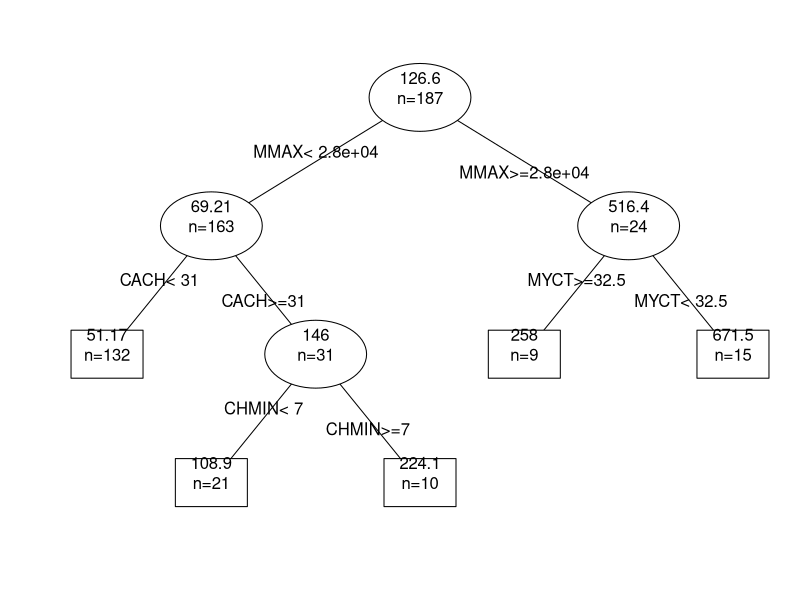
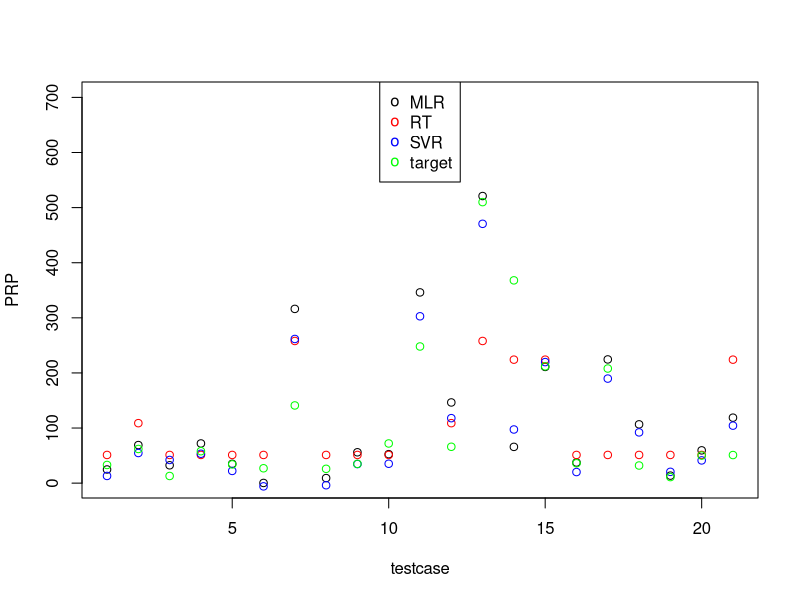

Write R code to recreate these figures, in order.
#load data
trainData = read.csv("Machine2.csv", header = TRUE)
testData = read.csv("Machinetest.csv", header = TRUE)

#load rpart
library(rpart)
library('kernlab')


#seperate X and Y in train and test data
trainData_x = trainData[,-1];
trainData_y = trainData[,1];

testData_x = testData[,-1];
testData_y = testData[,1];

#calcMSE method
calcMSE = function(predictedY,target) {
	error = predictedY-target
	return(mean(error^2))
}

#calcMAE method
calcMAE = function(predictedY,target) {
	error = abs(predictedY-target)
	return(mean(error))
}

#calcRsq method
calcRsq = function(predictedY,target) {
	errsq = (predictedY-target)^2
	meansq = (target-mean(target))^2
	
	frac = sum(errsq)/sum(meansq)
	print(sum(errsq))
	print(sum(meansq))
	rsq = 1-frac

	return(rsq)
}
#set random seed for doing cross validation
set.seed(100)

#create regression tree with cv=5
myTree <- rpart(PRP	~ MYCT+MMIN+MMAX+CACH+CHMIN+CHMAX, data =trainData, control = rpart.control(xval = 5))


#prune tree by choosing CP with min error
cpIndex <- myTree$cptable[which.min(myTree$cptable[,"xerror"]),"CP"]
myPrunedTree <- prune(myTree,cpIndex)

#print text version of tree
#print(myTree)

#print summary
#print(summary(myTree))

#plot tree
#plot(myTree)
#text(myTree,use.n=T)



#plot tree
png("RT.png")
par(xpd = TRUE)
plot(myPrunedTree,compress=T,branch=0,uniform=T)
text(myPrunedTree,use.n=T,fancy=T,all=T)
dev.off()




#testing pruned tree
ptTrainOut = predict(myPrunedTree,newdata=trainData);
ptMSE = calcMSE(ptTrainOut,trainData_y);
ptMAE = calcMAE(ptTrainOut,trainData_y);

ptCP = printcp(myPrunedTree)
ptCP.rsq <- 1-ptCP[,c(3,4)] 

#testing pruned tree test data
ptTestOut = predict(myPrunedTree,newdata=testData);
ptTestMSE = calcMSE(ptTestOut,testData_y);
ptTestMAE = calcMAE(ptTestOut,testData_y);

ptTestCP = printcp(myPrunedTree)
ptTestCP.rsq <- 1-ptTestCP[,c(3,4)] 

#SVR

mySvr =  ksvm(PRP	~ MYCT+MMIN+MMAX+CACH+CHMIN+CHMAX,data=trainData,scaled=TRUE,type="nu-svr",kernel="vanilladot", kpar="automatic", class.weights=NULL,cache=100,cross=5);
svrTrainOut = predict(mySvr,newdata=trainData,type="response");

svrMSE = calcMSE(svrTrainOut,trainData_y);
svrMAE = calcMAE(svrTrainOut,trainData_y);
svrRsq = calcRsq(svrTrainOut,trainData_y)


svrTestOut = predict(mySvr,newdata=testData,type="response");

svrTestMSE = calcMSE(svrTestOut,testData_y);
svrTestMAE = calcMAE(svrTestOut,testData_y);
svrTestRsq = calcRsq(svrTestOut,testData_y)




#MLR
myMlr = lm(PRP~ MYCT+MMIN+MMAX+CACH+CHMIN+CHMAX,data=trainData)
mlrTrainOut = predict(myMlr,newdata=trainData)

mlrMSE = calcMSE(mlrTrainOut, trainData_y);
mlrMAE = calcMAE(mlrTrainOut, trainData_y);
mlrSummary = summary(myMlr)


mlrTestOut = predict(myMlr,newdata=testData)

mlrTestMSE = calcMSE(mlrTestOut, testData_y);
mlrTestMAE = calcMAE(mlrTestOut, testData_y);
mlrTestSummary = summary(myMlr)

#plot of results from all three models
png("predict-results.png")
plot(mlrTestOut,xlab="testcase",ylab="PRP",ylim=c(1,700))
points(ptTestOut,col='red')
points(svrTestOut,col='blue')
points(testData_y,col='green')
legend("top",legend=c("MLR","RT","SVR","target"),pch='o',col=c("black","red","blue","green"));
dev.off()

#print MSE results
print("Train MSE-RT")
print(ptMSE)
print("Train MSE-SVR")
print(svrMSE)
print("Train MSE-MLR")
print(mlrMSE)

#print MAE results
print("Train-MAE-RT")
print(ptMAE)
print("Train-MAE-SVR")
print(svrMAE)
print("Train-MAE-MLR")
print(mlrMAE)

#print R-squared results
print("RT train r-squared:")
print(ptCP.rsq[nrow(ptCP.rsq),1])
print("SVR train r-squared:")
print(svrRsq)
print("MLR train r-squared:")
print(mlrSummary$r.squared)


#print MSE results
print("Test MSE-RT")
print(ptTestMSE)
print("Test MSE-SVR")
print(svrTestMSE)
print("Test MSE-MLR")
print(mlrTestMSE)

#print MAE results
print("Test-MAE-RT")
print(ptTestMAE)
print("Test-MAE-SVR")
print(svrTestMAE)
print("Test-MAE-MLR")
print(mlrTestMAE)

#print R-squared results
print("RT Test r-squared:")
print(ptTestCP.rsq[nrow(ptTestCP.rsq),1])
print("SVR Test r-squared:")
print(svrTestRsq)
print("MLR Test r-squared:")
print(mlrTestSummary$r.squared)


#print R-squared results
print("RT calc test r-squared:")
print(calcRsq(ptTestOut,testData_y))

print("MLR calc test r-squared:")
print(calcRsq(mlrTestOut,testData_y))
